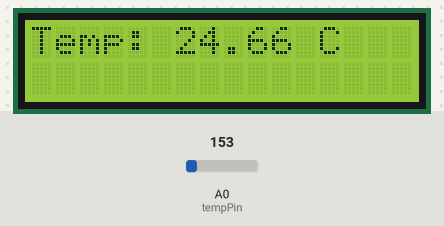
Bench run of a sketch on a simulated Arduino Uno, built with avr-gcc and run on an emulated ATmega328P. Parts: 16×2 character LCD. The inputs (shaded band) are chosen by the test bench; at power-on: A0 (tempPin) = 153.

Above: at 1.2 s.
1.3 s: A0 (tempPin) set to 128
At 3.2 s:
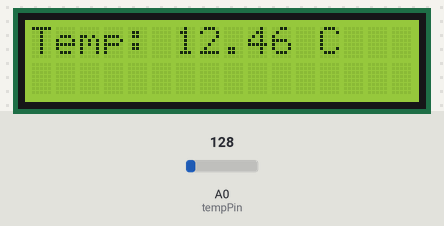
3.5 s: A0 (tempPin) set to 114
At 4.9 s:
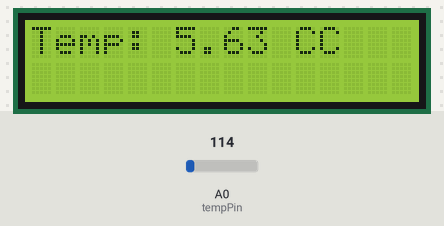
5.5 s: A0 (tempPin) set to 133
At 6.5 s:
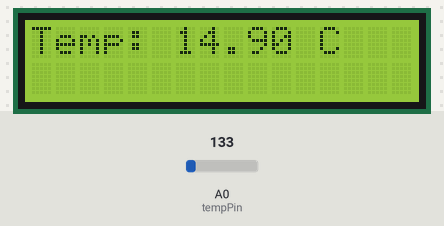
Timing chart, 0 to 8.5 s (numbered marks = the images above; inputs shaded):
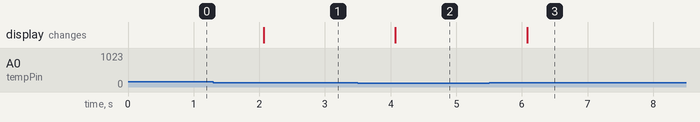

The sketch:

Temperature.ino
```cpp
#include <LiquidCrystal.h>

LiquidCrystal lcd(12, 11, 5, 4, 3, 2);

int tempPin = 0;

void setup() {
  lcd.begin(16, 2);
}

void loop() {
  float tempC = analogRead(tempPin) * 0.00488; //convert to voltage
  tempC = (tempC - 0.5) * 100.0; //convert to degrees C

  lcd.setCursor(0, 0);

  lcd.print("Temp: ");
  lcd.print(tempC);
  lcd.print(" C");

  delay(1000);
}
```

Measured:
- the behaviour switches between 123 and 122 on A0 (tempPin) (found by bisection; images 1 and 2)
- after the input at 1.3 s, the display: changes after 0.77 s (image 1)
- after the input at 3.5 s, the display: changes after 0.57 s (image 2)
- after the input at 5.5 s, the display: changes after 0.58 s (image 3)
